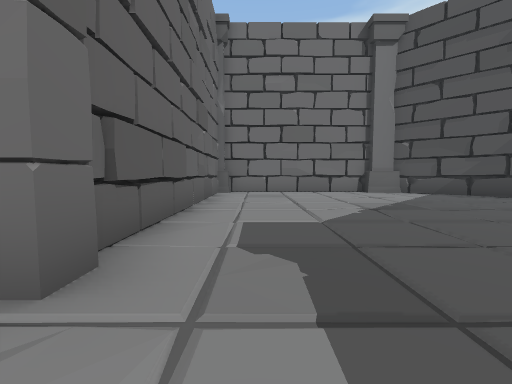
view 1 (above)

14 first-person views from a walk through a Unity game level. The camera is 1.3 m above the floor, tilts 4° down and sees 90° across. The floor is counted in squares, 2 m on a side. Each view is taken from the middle of a square. On the plan, view 1 faces up. The plan holds only what a view shows up to about 9 squares ahead; the rest is blank. The place goes on beyond the plan. Door leaves are left out, so doorways stand open.

view 2
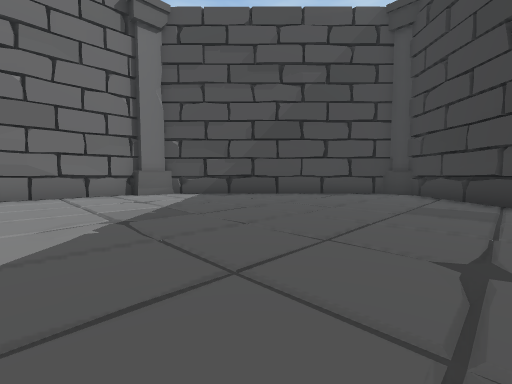

view 3
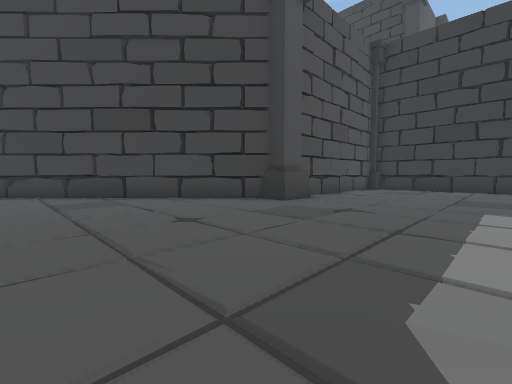

view 4
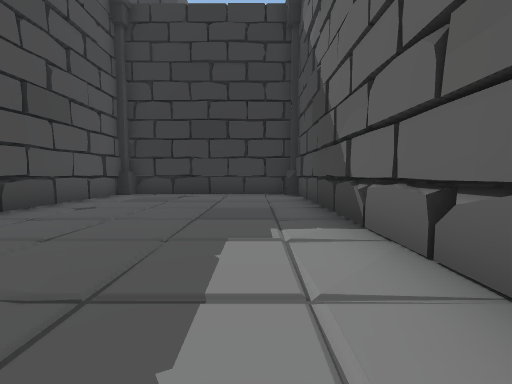

view 5
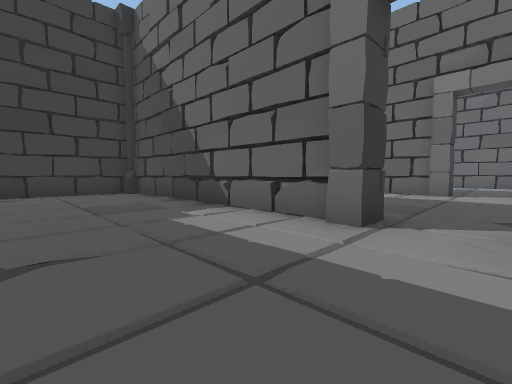

view 6
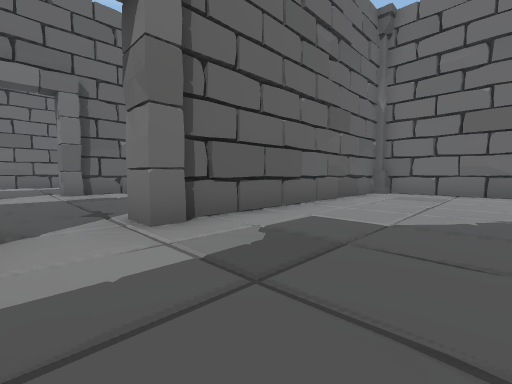

view 7
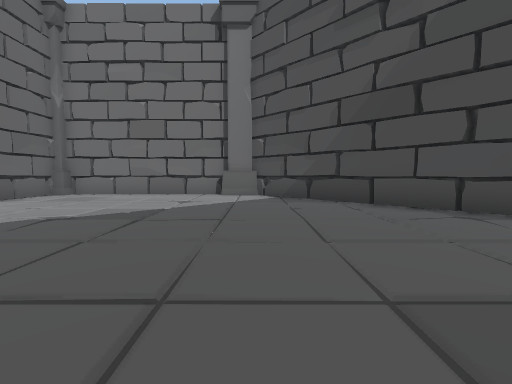

view 8
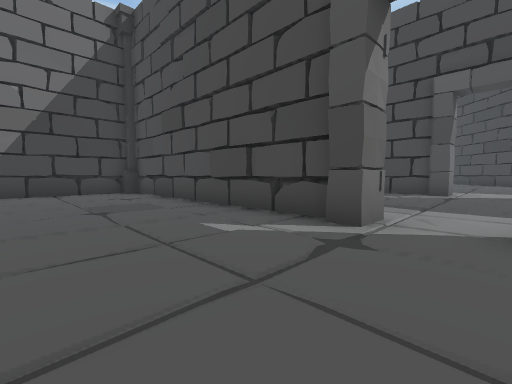

view 9
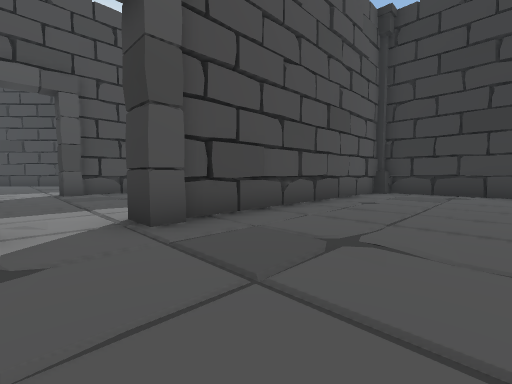

view 10
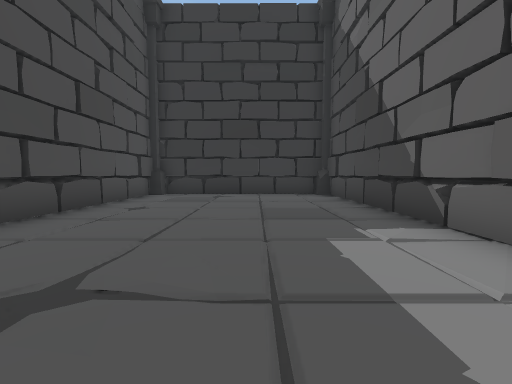

view 11
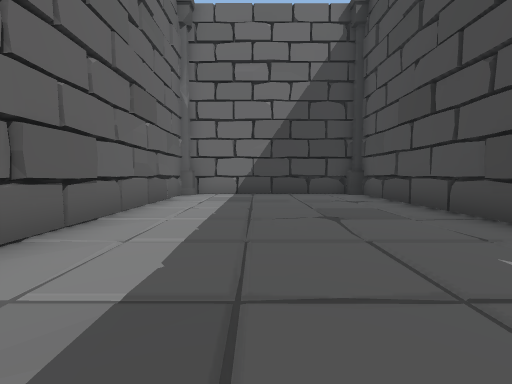

view 12
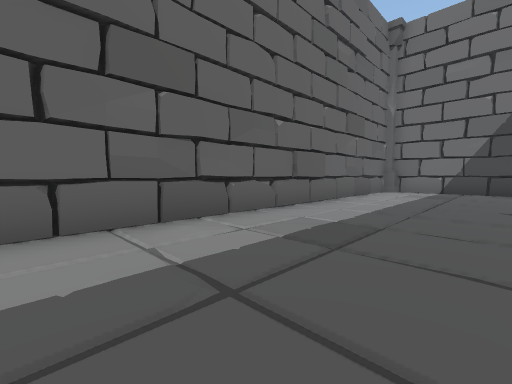

view 13
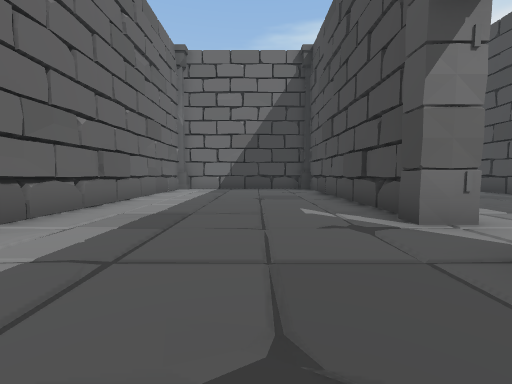

view 14
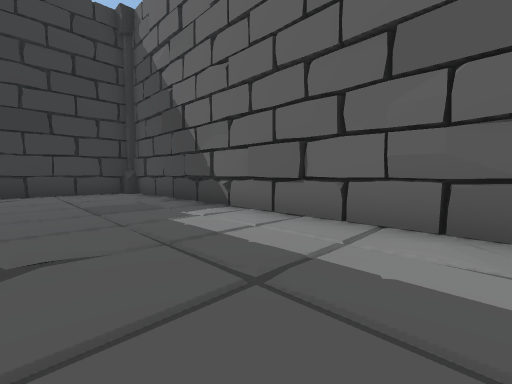

### Floor plan
Points are (right, up) in squares from view 1. A wall is a line through its corners. A room is listed if a view was taken in it or the views show most of it. See-through windows are left out.
Room 1 (views 1, 2, 3, 4, 5, 6, 7)
walls: (-1.1, 1.9) (-1.1, 1.3) (-1.9, 1.3); (-1.2, 2.3) (-1.8, 2.3); (-1.1, 3.5) (-1.1, 2.9); (4.5, -2.2) (10, 3.2) (10, 4.1); (-1.3, -0.8) (-1.3, -8.3) (4.3, -8.3) (4.3, -3.1); (4, -3.1) (4, -2) (4.9, -2); (-1.9, -0.3) (-1.1, -0.3) (-1.1, -0.9); (4.3, 8.9) (4.3, 9.4); (10.1, 3.3) (10.1, 3.9) (4.7, 9.3) (-1.1, 9.3) (-1.1, 8.9); (5.1, 9) (3.9, 9); (-1.1, 8.3) (-1.1, 7.8); (-1.3, 9.3) (-1.3, 1.7); (4, -8) (4.5, -8)
ways out: open door at (-2, 0.5)
Room 2 (views 8, 9, 10, 11, 12, 13, 14)
walls: (-7.7, 1.8) (-7.7, 9.3); (-7.9, -0.9) (-7.9, -0.3) (-7.1, -0.3); (-7.1, 1.3) (-7.9, 1.3) (-7.9, 1.9); (-7.8, -1.5) (-7.3, -1.5); (-13.1, 8.3) (-13.1, 7.8); (-8.7, 9) (-9.2, 9); (-7.5, 9) (-7.9, 9) (-7.9, 9.3) (-13.3, 9.3) (-13.3, -8.3) (-8.1, -8.3); (-9.2, -8.1) (-8.7, -8.1); (-7.7, -8.1) (-7.7, -0.7)
ways out: open door at (-7, 0.5)

Positions as (right, up) in squares from view 1, and headings:
1: (0, 0), facing up
2: (1, 1), facing up-right
3: (0, 3), facing down-right
4: (0, 0), facing down
5: (2, 1), facing down-left
6: (2, 0), facing up-left
7: (5, 1), facing up
8: (-11, 0), facing up-right
9: (-11, 1), facing down-right
10: (-11, 0), facing down
11: (-11, 1), facing up
12: (-10, -1), facing up-left
13: (-10, -2), facing up
14: (-10, 1), facing down-left
